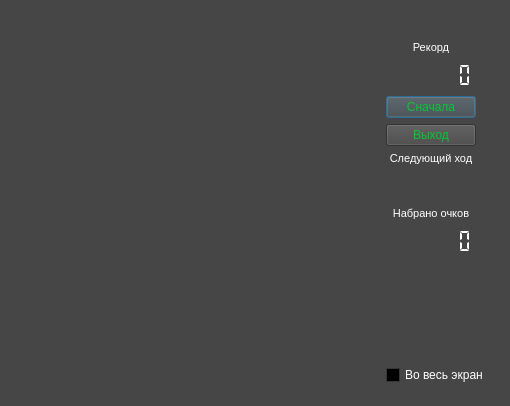
<?xml version="1.0" encoding="UTF-8"?>
<ui version="4.0">
 <class>Dialog</class>
 <widget class="QDialog" name="Dialog">
  <property name="geometry">
   <rect>
    <x>0</x>
    <y>0</y>
    <width>510</width>
    <height>406</height>
   </rect>
  </property>
  <property name="palette">
   <palette>
    <active>
     <colorrole role="WindowText">
      <brush brushstyle="SolidPattern">
       <color alpha="255">
        <red>255</red>
        <green>255</green>
        <blue>255</blue>
       </color>
      </brush>
     </colorrole>
     <colorrole role="Button">
      <brush brushstyle="SolidPattern">
       <color alpha="255">
        <red>70</red>
        <green>70</green>
        <blue>70</blue>
       </color>
      </brush>
     </colorrole>
     <colorrole role="Light">
      <brush brushstyle="SolidPattern">
       <color alpha="255">
        <red>105</red>
        <green>105</green>
        <blue>105</blue>
       </color>
      </brush>
     </colorrole>
     <colorrole role="Midlight">
      <brush brushstyle="SolidPattern">
       <color alpha="255">
        <red>87</red>
        <green>87</green>
        <blue>87</blue>
       </color>
      </brush>
     </colorrole>
     <colorrole role="Dark">
      <brush brushstyle="SolidPattern">
       <color alpha="255">
        <red>35</red>
        <green>35</green>
        <blue>35</blue>
       </color>
      </brush>
     </colorrole>
     <colorrole role="Mid">
      <brush brushstyle="SolidPattern">
       <color alpha="255">
        <red>46</red>
        <green>46</green>
        <blue>46</blue>
       </color>
      </brush>
     </colorrole>
     <colorrole role="Text">
      <brush brushstyle="SolidPattern">
       <color alpha="255">
        <red>255</red>
        <green>255</green>
        <blue>255</blue>
       </color>
      </brush>
     </colorrole>
     <colorrole role="BrightText">
      <brush brushstyle="SolidPattern">
       <color alpha="255">
        <red>255</red>
        <green>255</green>
        <blue>255</blue>
       </color>
      </brush>
     </colorrole>
     <colorrole role="ButtonText">
      <brush brushstyle="SolidPattern">
       <color alpha="255">
        <red>0</red>
        <green>202</green>
        <blue>50</blue>
       </color>
      </brush>
     </colorrole>
     <colorrole role="Base">
      <brush brushstyle="SolidPattern">
       <color alpha="255">
        <red>0</red>
        <green>0</green>
        <blue>0</blue>
       </color>
      </brush>
     </colorrole>
     <colorrole role="Window">
      <brush brushstyle="SolidPattern">
       <color alpha="255">
        <red>70</red>
        <green>70</green>
        <blue>70</blue>
       </color>
      </brush>
     </colorrole>
     <colorrole role="Shadow">
      <brush brushstyle="SolidPattern">
       <color alpha="255">
        <red>0</red>
        <green>0</green>
        <blue>0</blue>
       </color>
      </brush>
     </colorrole>
     <colorrole role="AlternateBase">
      <brush brushstyle="SolidPattern">
       <color alpha="255">
        <red>35</red>
        <green>35</green>
        <blue>35</blue>
       </color>
      </brush>
     </colorrole>
     <colorrole role="ToolTipBase">
      <brush brushstyle="SolidPattern">
       <color alpha="255">
        <red>255</red>
        <green>255</green>
        <blue>220</blue>
       </color>
      </brush>
     </colorrole>
     <colorrole role="ToolTipText">
      <brush brushstyle="SolidPattern">
       <color alpha="255">
        <red>0</red>
        <green>0</green>
        <blue>0</blue>
       </color>
      </brush>
     </colorrole>
    </active>
    <inactive>
     <colorrole role="WindowText">
      <brush brushstyle="SolidPattern">
       <color alpha="255">
        <red>255</red>
        <green>255</green>
        <blue>255</blue>
       </color>
      </brush>
     </colorrole>
     <colorrole role="Button">
      <brush brushstyle="SolidPattern">
       <color alpha="255">
        <red>70</red>
        <green>70</green>
        <blue>70</blue>
       </color>
      </brush>
     </colorrole>
     <colorrole role="Light">
      <brush brushstyle="SolidPattern">
       <color alpha="255">
        <red>105</red>
        <green>105</green>
        <blue>105</blue>
       </color>
      </brush>
     </colorrole>
     <colorrole role="Midlight">
      <brush brushstyle="SolidPattern">
       <color alpha="255">
        <red>87</red>
        <green>87</green>
        <blue>87</blue>
       </color>
      </brush>
     </colorrole>
     <colorrole role="Dark">
      <brush brushstyle="SolidPattern">
       <color alpha="255">
        <red>35</red>
        <green>35</green>
        <blue>35</blue>
       </color>
      </brush>
     </colorrole>
     <colorrole role="Mid">
      <brush brushstyle="SolidPattern">
       <color alpha="255">
        <red>46</red>
        <green>46</green>
        <blue>46</blue>
       </color>
      </brush>
     </colorrole>
     <colorrole role="Text">
      <brush brushstyle="SolidPattern">
       <color alpha="255">
        <red>255</red>
        <green>255</green>
        <blue>255</blue>
       </color>
      </brush>
     </colorrole>
     <colorrole role="BrightText">
      <brush brushstyle="SolidPattern">
       <color alpha="255">
        <red>255</red>
        <green>255</green>
        <blue>255</blue>
       </color>
      </brush>
     </colorrole>
     <colorrole role="ButtonText">
      <brush brushstyle="SolidPattern">
       <color alpha="255">
        <red>0</red>
        <green>202</green>
        <blue>50</blue>
       </color>
      </brush>
     </colorrole>
     <colorrole role="Base">
      <brush brushstyle="SolidPattern">
       <color alpha="255">
        <red>0</red>
        <green>0</green>
        <blue>0</blue>
       </color>
      </brush>
     </colorrole>
     <colorrole role="Window">
      <brush brushstyle="SolidPattern">
       <color alpha="255">
        <red>70</red>
        <green>70</green>
        <blue>70</blue>
       </color>
      </brush>
     </colorrole>
     <colorrole role="Shadow">
      <brush brushstyle="SolidPattern">
       <color alpha="255">
        <red>0</red>
        <green>0</green>
        <blue>0</blue>
       </color>
      </brush>
     </colorrole>
     <colorrole role="AlternateBase">
      <brush brushstyle="SolidPattern">
       <color alpha="255">
        <red>35</red>
        <green>35</green>
        <blue>35</blue>
       </color>
      </brush>
     </colorrole>
     <colorrole role="ToolTipBase">
      <brush brushstyle="SolidPattern">
       <color alpha="255">
        <red>255</red>
        <green>255</green>
        <blue>220</blue>
       </color>
      </brush>
     </colorrole>
     <colorrole role="ToolTipText">
      <brush brushstyle="SolidPattern">
       <color alpha="255">
        <red>0</red>
        <green>0</green>
        <blue>0</blue>
       </color>
      </brush>
     </colorrole>
    </inactive>
    <disabled>
     <colorrole role="WindowText">
      <brush brushstyle="SolidPattern">
       <color alpha="255">
        <red>35</red>
        <green>35</green>
        <blue>35</blue>
       </color>
      </brush>
     </colorrole>
     <colorrole role="Button">
      <brush brushstyle="SolidPattern">
       <color alpha="255">
        <red>70</red>
        <green>70</green>
        <blue>70</blue>
       </color>
      </brush>
     </colorrole>
     <colorrole role="Light">
      <brush brushstyle="SolidPattern">
       <color alpha="255">
        <red>105</red>
        <green>105</green>
        <blue>105</blue>
       </color>
      </brush>
     </colorrole>
     <colorrole role="Midlight">
      <brush brushstyle="SolidPattern">
       <color alpha="255">
        <red>87</red>
        <green>87</green>
        <blue>87</blue>
       </color>
      </brush>
     </colorrole>
     <colorrole role="Dark">
      <brush brushstyle="SolidPattern">
       <color alpha="255">
        <red>35</red>
        <green>35</green>
        <blue>35</blue>
       </color>
      </brush>
     </colorrole>
     <colorrole role="Mid">
      <brush brushstyle="SolidPattern">
       <color alpha="255">
        <red>46</red>
        <green>46</green>
        <blue>46</blue>
       </color>
      </brush>
     </colorrole>
     <colorrole role="Text">
      <brush brushstyle="SolidPattern">
       <color alpha="255">
        <red>35</red>
        <green>35</green>
        <blue>35</blue>
       </color>
      </brush>
     </colorrole>
     <colorrole role="BrightText">
      <brush brushstyle="SolidPattern">
       <color alpha="255">
        <red>255</red>
        <green>255</green>
        <blue>255</blue>
       </color>
      </brush>
     </colorrole>
     <colorrole role="ButtonText">
      <brush brushstyle="SolidPattern">
       <color alpha="255">
        <red>35</red>
        <green>35</green>
        <blue>35</blue>
       </color>
      </brush>
     </colorrole>
     <colorrole role="Base">
      <brush brushstyle="SolidPattern">
       <color alpha="255">
        <red>70</red>
        <green>70</green>
        <blue>70</blue>
       </color>
      </brush>
     </colorrole>
     <colorrole role="Window">
      <brush brushstyle="SolidPattern">
       <color alpha="255">
        <red>70</red>
        <green>70</green>
        <blue>70</blue>
       </color>
      </brush>
     </colorrole>
     <colorrole role="Shadow">
      <brush brushstyle="SolidPattern">
       <color alpha="255">
        <red>0</red>
        <green>0</green>
        <blue>0</blue>
       </color>
      </brush>
     </colorrole>
     <colorrole role="AlternateBase">
      <brush brushstyle="SolidPattern">
       <color alpha="255">
        <red>70</red>
        <green>70</green>
        <blue>70</blue>
       </color>
      </brush>
     </colorrole>
     <colorrole role="ToolTipBase">
      <brush brushstyle="SolidPattern">
       <color alpha="255">
        <red>255</red>
        <green>255</green>
        <blue>220</blue>
       </color>
      </brush>
     </colorrole>
     <colorrole role="ToolTipText">
      <brush brushstyle="SolidPattern">
       <color alpha="255">
        <red>0</red>
        <green>0</green>
        <blue>0</blue>
       </color>
      </brush>
     </colorrole>
    </disabled>
   </palette>
  </property>
  <property name="windowTitle">
   <string>Цветные линии</string>
  </property>
  <layout class="QHBoxLayout" name="horizontalLayout">
   <property name="spacing">
    <number>12</number>
   </property>
   <property name="margin">
    <number>12</number>
   </property>
   <item>
    <widget class="LinesView" name="linesView" native="true">
     <property name="sizePolicy">
      <sizepolicy hsizetype="Minimum" vsizetype="Minimum">
       <horstretch>0</horstretch>
       <verstretch>0</verstretch>
      </sizepolicy>
     </property>
    </widget>
   </item>
   <item>
    <layout class="QVBoxLayout" name="verticalLayout">
     <property name="margin">
      <number>9</number>
     </property>
     <item>
      <spacer name="verticalSpacer">
       <property name="orientation">
        <enum>Qt::Vertical</enum>
       </property>
       <property name="sizeType">
        <enum>QSizePolicy::Preferred</enum>
       </property>
       <property name="sizeHint" stdset="0">
        <size>
         <width>20</width>
         <height>20</height>
        </size>
       </property>
      </spacer>
     </item>
     <item>
      <widget class="QLabel" name="label_2">
       <property name="sizePolicy">
        <sizepolicy hsizetype="Maximum" vsizetype="Preferred">
         <horstretch>0</horstretch>
         <verstretch>0</verstretch>
        </sizepolicy>
       </property>
       <property name="minimumSize">
        <size>
         <width>90</width>
         <height>0</height>
        </size>
       </property>
       <property name="text">
        <string>&lt;!DOCTYPE HTML PUBLIC &quot;-//W3C//DTD HTML 4.0//EN&quot; &quot;http://www.w3.org/TR/REC-html40/strict.dtd&quot;&gt;
&lt;html&gt;&lt;head&gt;&lt;meta name=&quot;qrichtext&quot; content=&quot;1&quot; /&gt;&lt;style type=&quot;text/css&quot;&gt;
p, li { white-space: pre-wrap; }
&lt;/style&gt;&lt;/head&gt;&lt;body style=&quot; font-family:'MS Shell Dlg 2'; font-size:8.25pt; font-weight:400; font-style:normal;&quot;&gt;
&lt;p align=&quot;center&quot; style=&quot; margin-top:0px; margin-bottom:0px; margin-left:0px; margin-right:0px; -qt-block-indent:0; text-indent:0px;&quot;&gt;&lt;span style=&quot; font-size:8pt;&quot;&gt;Рекорд&lt;/span&gt;&lt;/p&gt;&lt;/body&gt;&lt;/html&gt;</string>
       </property>
      </widget>
     </item>
     <item>
      <widget class="QLCDNumber" name="lcdNumber2">
       <property name="sizePolicy">
        <sizepolicy hsizetype="Fixed" vsizetype="Minimum">
         <horstretch>0</horstretch>
         <verstretch>0</verstretch>
        </sizepolicy>
       </property>
       <property name="minimumSize">
        <size>
         <width>90</width>
         <height>30</height>
        </size>
       </property>
       <property name="palette">
        <palette>
         <active>
          <colorrole role="WindowText">
           <brush brushstyle="SolidPattern">
            <color alpha="255">
             <red>255</red>
             <green>255</green>
             <blue>255</blue>
            </color>
           </brush>
          </colorrole>
          <colorrole role="Button">
           <brush brushstyle="SolidPattern">
            <color alpha="255">
             <red>255</red>
             <green>255</green>
             <blue>255</blue>
            </color>
           </brush>
          </colorrole>
          <colorrole role="Light">
           <brush brushstyle="SolidPattern">
            <color alpha="255">
             <red>255</red>
             <green>255</green>
             <blue>255</blue>
            </color>
           </brush>
          </colorrole>
          <colorrole role="Midlight">
           <brush brushstyle="SolidPattern">
            <color alpha="255">
             <red>255</red>
             <green>255</green>
             <blue>255</blue>
            </color>
           </brush>
          </colorrole>
          <colorrole role="Dark">
           <brush brushstyle="SolidPattern">
            <color alpha="255">
             <red>127</red>
             <green>127</green>
             <blue>127</blue>
            </color>
           </brush>
          </colorrole>
          <colorrole role="Mid">
           <brush brushstyle="SolidPattern">
            <color alpha="255">
             <red>170</red>
             <green>170</green>
             <blue>170</blue>
            </color>
           </brush>
          </colorrole>
          <colorrole role="Text">
           <brush brushstyle="SolidPattern">
            <color alpha="255">
             <red>0</red>
             <green>0</green>
             <blue>0</blue>
            </color>
           </brush>
          </colorrole>
          <colorrole role="BrightText">
           <brush brushstyle="SolidPattern">
            <color alpha="255">
             <red>255</red>
             <green>255</green>
             <blue>255</blue>
            </color>
           </brush>
          </colorrole>
          <colorrole role="ButtonText">
           <brush brushstyle="SolidPattern">
            <color alpha="255">
             <red>0</red>
             <green>0</green>
             <blue>0</blue>
            </color>
           </brush>
          </colorrole>
          <colorrole role="Base">
           <brush brushstyle="SolidPattern">
            <color alpha="255">
             <red>255</red>
             <green>255</green>
             <blue>255</blue>
            </color>
           </brush>
          </colorrole>
          <colorrole role="Window">
           <brush brushstyle="SolidPattern">
            <color alpha="255">
             <red>255</red>
             <green>255</green>
             <blue>255</blue>
            </color>
           </brush>
          </colorrole>
          <colorrole role="Shadow">
           <brush brushstyle="SolidPattern">
            <color alpha="255">
             <red>0</red>
             <green>0</green>
             <blue>0</blue>
            </color>
           </brush>
          </colorrole>
          <colorrole role="AlternateBase">
           <brush brushstyle="SolidPattern">
            <color alpha="255">
             <red>255</red>
             <green>255</green>
             <blue>255</blue>
            </color>
           </brush>
          </colorrole>
          <colorrole role="ToolTipBase">
           <brush brushstyle="SolidPattern">
            <color alpha="255">
             <red>255</red>
             <green>255</green>
             <blue>220</blue>
            </color>
           </brush>
          </colorrole>
          <colorrole role="ToolTipText">
           <brush brushstyle="SolidPattern">
            <color alpha="255">
             <red>0</red>
             <green>0</green>
             <blue>0</blue>
            </color>
           </brush>
          </colorrole>
         </active>
         <inactive>
          <colorrole role="WindowText">
           <brush brushstyle="SolidPattern">
            <color alpha="255">
             <red>255</red>
             <green>255</green>
             <blue>255</blue>
            </color>
           </brush>
          </colorrole>
          <colorrole role="Button">
           <brush brushstyle="SolidPattern">
            <color alpha="255">
             <red>255</red>
             <green>255</green>
             <blue>255</blue>
            </color>
           </brush>
          </colorrole>
          <colorrole role="Light">
           <brush brushstyle="SolidPattern">
            <color alpha="255">
             <red>255</red>
             <green>255</green>
             <blue>255</blue>
            </color>
           </brush>
          </colorrole>
          <colorrole role="Midlight">
           <brush brushstyle="SolidPattern">
            <color alpha="255">
             <red>255</red>
             <green>255</green>
             <blue>255</blue>
            </color>
           </brush>
          </colorrole>
          <colorrole role="Dark">
           <brush brushstyle="SolidPattern">
            <color alpha="255">
             <red>127</red>
             <green>127</green>
             <blue>127</blue>
            </color>
           </brush>
          </colorrole>
          <colorrole role="Mid">
           <brush brushstyle="SolidPattern">
            <color alpha="255">
             <red>170</red>
             <green>170</green>
             <blue>170</blue>
            </color>
           </brush>
          </colorrole>
          <colorrole role="Text">
           <brush brushstyle="SolidPattern">
            <color alpha="255">
             <red>0</red>
             <green>0</green>
             <blue>0</blue>
            </color>
           </brush>
          </colorrole>
          <colorrole role="BrightText">
           <brush brushstyle="SolidPattern">
            <color alpha="255">
             <red>255</red>
             <green>255</green>
             <blue>255</blue>
            </color>
           </brush>
          </colorrole>
          <colorrole role="ButtonText">
           <brush brushstyle="SolidPattern">
            <color alpha="255">
             <red>0</red>
             <green>0</green>
             <blue>0</blue>
            </color>
           </brush>
          </colorrole>
          <colorrole role="Base">
           <brush brushstyle="SolidPattern">
            <color alpha="255">
             <red>255</red>
             <green>255</green>
             <blue>255</blue>
            </color>
           </brush>
          </colorrole>
          <colorrole role="Window">
           <brush brushstyle="SolidPattern">
            <color alpha="255">
             <red>255</red>
             <green>255</green>
             <blue>255</blue>
            </color>
           </brush>
          </colorrole>
          <colorrole role="Shadow">
           <brush brushstyle="SolidPattern">
            <color alpha="255">
             <red>0</red>
             <green>0</green>
             <blue>0</blue>
            </color>
           </brush>
          </colorrole>
          <colorrole role="AlternateBase">
           <brush brushstyle="SolidPattern">
            <color alpha="255">
             <red>255</red>
             <green>255</green>
             <blue>255</blue>
            </color>
           </brush>
          </colorrole>
          <colorrole role="ToolTipBase">
           <brush brushstyle="SolidPattern">
            <color alpha="255">
             <red>255</red>
             <green>255</green>
             <blue>220</blue>
            </color>
           </brush>
          </colorrole>
          <colorrole role="ToolTipText">
           <brush brushstyle="SolidPattern">
            <color alpha="255">
             <red>0</red>
             <green>0</green>
             <blue>0</blue>
            </color>
           </brush>
          </colorrole>
         </inactive>
         <disabled>
          <colorrole role="WindowText">
           <brush brushstyle="SolidPattern">
            <color alpha="255">
             <red>127</red>
             <green>127</green>
             <blue>127</blue>
            </color>
           </brush>
          </colorrole>
          <colorrole role="Button">
           <brush brushstyle="SolidPattern">
            <color alpha="255">
             <red>255</red>
             <green>255</green>
             <blue>255</blue>
            </color>
           </brush>
          </colorrole>
          <colorrole role="Light">
           <brush brushstyle="SolidPattern">
            <color alpha="255">
             <red>255</red>
             <green>255</green>
             <blue>255</blue>
            </color>
           </brush>
          </colorrole>
          <colorrole role="Midlight">
           <brush brushstyle="SolidPattern">
            <color alpha="255">
             <red>255</red>
             <green>255</green>
             <blue>255</blue>
            </color>
           </brush>
          </colorrole>
          <colorrole role="Dark">
           <brush brushstyle="SolidPattern">
            <color alpha="255">
             <red>127</red>
             <green>127</green>
             <blue>127</blue>
            </color>
           </brush>
          </colorrole>
          <colorrole role="Mid">
           <brush brushstyle="SolidPattern">
            <color alpha="255">
             <red>170</red>
             <green>170</green>
             <blue>170</blue>
            </color>
           </brush>
          </colorrole>
          <colorrole role="Text">
           <brush brushstyle="SolidPattern">
            <color alpha="255">
             <red>127</red>
             <green>127</green>
             <blue>127</blue>
            </color>
           </brush>
          </colorrole>
          <colorrole role="BrightText">
           <brush brushstyle="SolidPattern">
            <color alpha="255">
             <red>255</red>
             <green>255</green>
             <blue>255</blue>
            </color>
           </brush>
          </colorrole>
          <colorrole role="ButtonText">
           <brush brushstyle="SolidPattern">
            <color alpha="255">
             <red>127</red>
             <green>127</green>
             <blue>127</blue>
            </color>
           </brush>
          </colorrole>
          <colorrole role="Base">
           <brush brushstyle="SolidPattern">
            <color alpha="255">
             <red>255</red>
             <green>255</green>
             <blue>255</blue>
            </color>
           </brush>
          </colorrole>
          <colorrole role="Window">
           <brush brushstyle="SolidPattern">
            <color alpha="255">
             <red>255</red>
             <green>255</green>
             <blue>255</blue>
            </color>
           </brush>
          </colorrole>
          <colorrole role="Shadow">
           <brush brushstyle="SolidPattern">
            <color alpha="255">
             <red>0</red>
             <green>0</green>
             <blue>0</blue>
            </color>
           </brush>
          </colorrole>
          <colorrole role="AlternateBase">
           <brush brushstyle="SolidPattern">
            <color alpha="255">
             <red>255</red>
             <green>255</green>
             <blue>255</blue>
            </color>
           </brush>
          </colorrole>
          <colorrole role="ToolTipBase">
           <brush brushstyle="SolidPattern">
            <color alpha="255">
             <red>255</red>
             <green>255</green>
             <blue>220</blue>
            </color>
           </brush>
          </colorrole>
          <colorrole role="ToolTipText">
           <brush brushstyle="SolidPattern">
            <color alpha="255">
             <red>0</red>
             <green>0</green>
             <blue>0</blue>
            </color>
           </brush>
          </colorrole>
         </disabled>
        </palette>
       </property>
       <property name="frameShape">
        <enum>QFrame::NoFrame</enum>
       </property>
       <property name="frameShadow">
        <enum>QFrame::Plain</enum>
       </property>
       <property name="lineWidth">
        <number>1</number>
       </property>
       <property name="midLineWidth">
        <number>0</number>
       </property>
       <property name="smallDecimalPoint">
        <bool>true</bool>
       </property>
       <property name="numDigits">
        <number>6</number>
       </property>
       <property name="digitCount">
        <number>6</number>
       </property>
       <property name="segmentStyle">
        <enum>QLCDNumber::Flat</enum>
       </property>
      </widget>
     </item>
     <item>
      <widget class="QPushButton" name="pushButton">
       <property name="sizePolicy">
        <sizepolicy hsizetype="Fixed" vsizetype="Fixed">
         <horstretch>0</horstretch>
         <verstretch>0</verstretch>
        </sizepolicy>
       </property>
       <property name="minimumSize">
        <size>
         <width>90</width>
         <height>0</height>
        </size>
       </property>
       <property name="text">
        <string>Сначала</string>
       </property>
      </widget>
     </item>
     <item>
      <widget class="QPushButton" name="pushButton_2">
       <property name="sizePolicy">
        <sizepolicy hsizetype="Fixed" vsizetype="Fixed">
         <horstretch>0</horstretch>
         <verstretch>0</verstretch>
        </sizepolicy>
       </property>
       <property name="minimumSize">
        <size>
         <width>90</width>
         <height>0</height>
        </size>
       </property>
       <property name="text">
        <string>Выход</string>
       </property>
      </widget>
     </item>
     <item>
      <widget class="QLabel" name="label_3">
       <property name="sizePolicy">
        <sizepolicy hsizetype="Fixed" vsizetype="Preferred">
         <horstretch>0</horstretch>
         <verstretch>0</verstretch>
        </sizepolicy>
       </property>
       <property name="minimumSize">
        <size>
         <width>90</width>
         <height>0</height>
        </size>
       </property>
       <property name="text">
        <string>&lt;!DOCTYPE HTML PUBLIC &quot;-//W3C//DTD HTML 4.0//EN&quot; &quot;http://www.w3.org/TR/REC-html40/strict.dtd&quot;&gt;
&lt;html&gt;&lt;head&gt;&lt;meta name=&quot;qrichtext&quot; content=&quot;1&quot; /&gt;&lt;style type=&quot;text/css&quot;&gt;
p, li { white-space: pre-wrap; }
&lt;/style&gt;&lt;/head&gt;&lt;body style=&quot; font-family:'MS Shell Dlg 2'; font-size:8.25pt; font-weight:400; font-style:normal;&quot;&gt;
&lt;p align=&quot;center&quot; style=&quot; margin-top:0px; margin-bottom:0px; margin-left:0px; margin-right:0px; -qt-block-indent:0; text-indent:0px;&quot;&gt;&lt;span style=&quot; font-size:8pt;&quot;&gt;Следующий ход&lt;/span&gt;&lt;/p&gt;&lt;/body&gt;&lt;/html&gt;</string>
       </property>
      </widget>
     </item>
     <item>
      <widget class="NextBalls" name="nextBalls" native="true">
       <property name="sizePolicy">
        <sizepolicy hsizetype="Maximum" vsizetype="Maximum">
         <horstretch>0</horstretch>
         <verstretch>0</verstretch>
        </sizepolicy>
       </property>
       <property name="minimumSize">
        <size>
         <width>90</width>
         <height>30</height>
        </size>
       </property>
      </widget>
     </item>
     <item>
      <widget class="QLabel" name="label">
       <property name="sizePolicy">
        <sizepolicy hsizetype="Fixed" vsizetype="Preferred">
         <horstretch>0</horstretch>
         <verstretch>0</verstretch>
        </sizepolicy>
       </property>
       <property name="minimumSize">
        <size>
         <width>90</width>
         <height>0</height>
        </size>
       </property>
       <property name="text">
        <string>&lt;!DOCTYPE HTML PUBLIC &quot;-//W3C//DTD HTML 4.0//EN&quot; &quot;http://www.w3.org/TR/REC-html40/strict.dtd&quot;&gt;
&lt;html&gt;&lt;head&gt;&lt;meta name=&quot;qrichtext&quot; content=&quot;1&quot; /&gt;&lt;style type=&quot;text/css&quot;&gt;
p, li { white-space: pre-wrap; }
&lt;/style&gt;&lt;/head&gt;&lt;body style=&quot; font-family:'MS Shell Dlg 2'; font-size:8.25pt; font-weight:400; font-style:normal;&quot;&gt;
&lt;p align=&quot;center&quot; style=&quot; margin-top:0px; margin-bottom:0px; margin-left:0px; margin-right:0px; -qt-block-indent:0; text-indent:0px;&quot;&gt;&lt;span style=&quot; font-size:8pt;&quot;&gt;Набрано очков&lt;/span&gt;&lt;/p&gt;&lt;/body&gt;&lt;/html&gt;</string>
       </property>
      </widget>
     </item>
     <item>
      <widget class="QLCDNumber" name="lcdNumber">
       <property name="sizePolicy">
        <sizepolicy hsizetype="Fixed" vsizetype="Minimum">
         <horstretch>0</horstretch>
         <verstretch>0</verstretch>
        </sizepolicy>
       </property>
       <property name="minimumSize">
        <size>
         <width>90</width>
         <height>30</height>
        </size>
       </property>
       <property name="palette">
        <palette>
         <active>
          <colorrole role="WindowText">
           <brush brushstyle="SolidPattern">
            <color alpha="255">
             <red>255</red>
             <green>255</green>
             <blue>255</blue>
            </color>
           </brush>
          </colorrole>
          <colorrole role="Button">
           <brush brushstyle="SolidPattern">
            <color alpha="255">
             <red>255</red>
             <green>255</green>
             <blue>255</blue>
            </color>
           </brush>
          </colorrole>
          <colorrole role="Light">
           <brush brushstyle="SolidPattern">
            <color alpha="255">
             <red>255</red>
             <green>255</green>
             <blue>255</blue>
            </color>
           </brush>
          </colorrole>
          <colorrole role="Midlight">
           <brush brushstyle="SolidPattern">
            <color alpha="255">
             <red>255</red>
             <green>255</green>
             <blue>255</blue>
            </color>
           </brush>
          </colorrole>
          <colorrole role="Dark">
           <brush brushstyle="SolidPattern">
            <color alpha="255">
             <red>127</red>
             <green>127</green>
             <blue>127</blue>
            </color>
           </brush>
          </colorrole>
          <colorrole role="Mid">
           <brush brushstyle="SolidPattern">
            <color alpha="255">
             <red>170</red>
             <green>170</green>
             <blue>170</blue>
            </color>
           </brush>
          </colorrole>
          <colorrole role="Text">
           <brush brushstyle="SolidPattern">
            <color alpha="255">
             <red>0</red>
             <green>0</green>
             <blue>0</blue>
            </color>
           </brush>
          </colorrole>
          <colorrole role="BrightText">
           <brush brushstyle="SolidPattern">
            <color alpha="255">
             <red>255</red>
             <green>255</green>
             <blue>255</blue>
            </color>
           </brush>
          </colorrole>
          <colorrole role="ButtonText">
           <brush brushstyle="SolidPattern">
            <color alpha="255">
             <red>0</red>
             <green>0</green>
             <blue>0</blue>
            </color>
           </brush>
          </colorrole>
          <colorrole role="Base">
           <brush brushstyle="SolidPattern">
            <color alpha="255">
             <red>255</red>
             <green>255</green>
             <blue>255</blue>
            </color>
           </brush>
          </colorrole>
          <colorrole role="Window">
           <brush brushstyle="SolidPattern">
            <color alpha="255">
             <red>255</red>
             <green>255</green>
             <blue>255</blue>
            </color>
           </brush>
          </colorrole>
          <colorrole role="Shadow">
           <brush brushstyle="SolidPattern">
            <color alpha="255">
             <red>0</red>
             <green>0</green>
             <blue>0</blue>
            </color>
           </brush>
          </colorrole>
          <colorrole role="AlternateBase">
           <brush brushstyle="SolidPattern">
            <color alpha="255">
             <red>255</red>
             <green>255</green>
             <blue>255</blue>
            </color>
           </brush>
          </colorrole>
          <colorrole role="ToolTipBase">
           <brush brushstyle="SolidPattern">
            <color alpha="255">
             <red>255</red>
             <green>255</green>
             <blue>220</blue>
            </color>
           </brush>
          </colorrole>
          <colorrole role="ToolTipText">
           <brush brushstyle="SolidPattern">
            <color alpha="255">
             <red>0</red>
             <green>0</green>
             <blue>0</blue>
            </color>
           </brush>
          </colorrole>
         </active>
         <inactive>
          <colorrole role="WindowText">
           <brush brushstyle="SolidPattern">
            <color alpha="255">
             <red>255</red>
             <green>255</green>
             <blue>255</blue>
            </color>
           </brush>
          </colorrole>
          <colorrole role="Button">
           <brush brushstyle="SolidPattern">
            <color alpha="255">
             <red>255</red>
             <green>255</green>
             <blue>255</blue>
            </color>
           </brush>
          </colorrole>
          <colorrole role="Light">
           <brush brushstyle="SolidPattern">
            <color alpha="255">
             <red>255</red>
             <green>255</green>
             <blue>255</blue>
            </color>
           </brush>
          </colorrole>
          <colorrole role="Midlight">
           <brush brushstyle="SolidPattern">
            <color alpha="255">
             <red>255</red>
             <green>255</green>
             <blue>255</blue>
            </color>
           </brush>
          </colorrole>
          <colorrole role="Dark">
           <brush brushstyle="SolidPattern">
            <color alpha="255">
             <red>127</red>
             <green>127</green>
             <blue>127</blue>
            </color>
           </brush>
          </colorrole>
          <colorrole role="Mid">
           <brush brushstyle="SolidPattern">
            <color alpha="255">
             <red>170</red>
             <green>170</green>
             <blue>170</blue>
            </color>
           </brush>
          </colorrole>
          <colorrole role="Text">
           <brush brushstyle="SolidPattern">
            <color alpha="255">
             <red>0</red>
             <green>0</green>
             <blue>0</blue>
            </color>
           </brush>
          </colorrole>
          <colorrole role="BrightText">
           <brush brushstyle="SolidPattern">
            <color alpha="255">
             <red>255</red>
             <green>255</green>
             <blue>255</blue>
            </color>
           </brush>
          </colorrole>
          <colorrole role="ButtonText">
           <brush brushstyle="SolidPattern">
            <color alpha="255">
             <red>0</red>
             <green>0</green>
             <blue>0</blue>
            </color>
           </brush>
          </colorrole>
          <colorrole role="Base">
           <brush brushstyle="SolidPattern">
            <color alpha="255">
             <red>255</red>
             <green>255</green>
             <blue>255</blue>
            </color>
           </brush>
          </colorrole>
          <colorrole role="Window">
           <brush brushstyle="SolidPattern">
            <color alpha="255">
             <red>255</red>
             <green>255</green>
             <blue>255</blue>
            </color>
           </brush>
          </colorrole>
          <colorrole role="Shadow">
           <brush brushstyle="SolidPattern">
            <color alpha="255">
             <red>0</red>
             <green>0</green>
             <blue>0</blue>
            </color>
           </brush>
          </colorrole>
          <colorrole role="AlternateBase">
           <brush brushstyle="SolidPattern">
            <color alpha="255">
             <red>255</red>
             <green>255</green>
             <blue>255</blue>
            </color>
           </brush>
          </colorrole>
          <colorrole role="ToolTipBase">
           <brush brushstyle="SolidPattern">
            <color alpha="255">
             <red>255</red>
             <green>255</green>
             <blue>220</blue>
            </color>
           </brush>
          </colorrole>
          <colorrole role="ToolTipText">
           <brush brushstyle="SolidPattern">
            <color alpha="255">
             <red>0</red>
             <green>0</green>
             <blue>0</blue>
            </color>
           </brush>
          </colorrole>
         </inactive>
         <disabled>
          <colorrole role="WindowText">
           <brush brushstyle="SolidPattern">
            <color alpha="255">
             <red>127</red>
             <green>127</green>
             <blue>127</blue>
            </color>
           </brush>
          </colorrole>
          <colorrole role="Button">
           <brush brushstyle="SolidPattern">
            <color alpha="255">
             <red>255</red>
             <green>255</green>
             <blue>255</blue>
            </color>
           </brush>
          </colorrole>
          <colorrole role="Light">
           <brush brushstyle="SolidPattern">
            <color alpha="255">
             <red>255</red>
             <green>255</green>
             <blue>255</blue>
            </color>
           </brush>
          </colorrole>
          <colorrole role="Midlight">
           <brush brushstyle="SolidPattern">
            <color alpha="255">
             <red>255</red>
             <green>255</green>
             <blue>255</blue>
            </color>
           </brush>
          </colorrole>
          <colorrole role="Dark">
           <brush brushstyle="SolidPattern">
            <color alpha="255">
             <red>127</red>
             <green>127</green>
             <blue>127</blue>
            </color>
           </brush>
          </colorrole>
          <colorrole role="Mid">
           <brush brushstyle="SolidPattern">
            <color alpha="255">
             <red>170</red>
             <green>170</green>
             <blue>170</blue>
            </color>
           </brush>
          </colorrole>
          <colorrole role="Text">
           <brush brushstyle="SolidPattern">
            <color alpha="255">
             <red>127</red>
             <green>127</green>
             <blue>127</blue>
            </color>
           </brush>
          </colorrole>
          <colorrole role="BrightText">
           <brush brushstyle="SolidPattern">
            <color alpha="255">
             <red>255</red>
             <green>255</green>
             <blue>255</blue>
            </color>
           </brush>
          </colorrole>
          <colorrole role="ButtonText">
           <brush brushstyle="SolidPattern">
            <color alpha="255">
             <red>127</red>
             <green>127</green>
             <blue>127</blue>
            </color>
           </brush>
          </colorrole>
          <colorrole role="Base">
           <brush brushstyle="SolidPattern">
            <color alpha="255">
             <red>255</red>
             <green>255</green>
             <blue>255</blue>
            </color>
           </brush>
          </colorrole>
          <colorrole role="Window">
           <brush brushstyle="SolidPattern">
            <color alpha="255">
             <red>255</red>
             <green>255</green>
             <blue>255</blue>
            </color>
           </brush>
          </colorrole>
          <colorrole role="Shadow">
           <brush brushstyle="SolidPattern">
            <color alpha="255">
             <red>0</red>
             <green>0</green>
             <blue>0</blue>
            </color>
           </brush>
          </colorrole>
          <colorrole role="AlternateBase">
           <brush brushstyle="SolidPattern">
            <color alpha="255">
             <red>255</red>
             <green>255</green>
             <blue>255</blue>
            </color>
           </brush>
          </colorrole>
          <colorrole role="ToolTipBase">
           <brush brushstyle="SolidPattern">
            <color alpha="255">
             <red>255</red>
             <green>255</green>
             <blue>220</blue>
            </color>
           </brush>
          </colorrole>
          <colorrole role="ToolTipText">
           <brush brushstyle="SolidPattern">
            <color alpha="255">
             <red>0</red>
             <green>0</green>
             <blue>0</blue>
            </color>
           </brush>
          </colorrole>
         </disabled>
        </palette>
       </property>
       <property name="frameShape">
        <enum>QFrame::NoFrame</enum>
       </property>
       <property name="frameShadow">
        <enum>QFrame::Plain</enum>
       </property>
       <property name="lineWidth">
        <number>1</number>
       </property>
       <property name="midLineWidth">
        <number>0</number>
       </property>
       <property name="smallDecimalPoint">
        <bool>true</bool>
       </property>
       <property name="numDigits">
        <number>6</number>
       </property>
       <property name="digitCount">
        <number>6</number>
       </property>
       <property name="segmentStyle">
        <enum>QLCDNumber::Flat</enum>
       </property>
      </widget>
     </item>
     <item>
      <spacer name="verticalSpacer_3">
       <property name="orientation">
        <enum>Qt::Vertical</enum>
       </property>
       <property name="sizeType">
        <enum>QSizePolicy::Preferred</enum>
       </property>
       <property name="sizeHint" stdset="0">
        <size>
         <width>20</width>
         <height>20</height>
        </size>
       </property>
      </spacer>
     </item>
     <item>
      <spacer name="verticalSpacer_2">
       <property name="orientation">
        <enum>Qt::Vertical</enum>
       </property>
       <property name="sizeHint" stdset="0">
        <size>
         <width>20</width>
         <height>40</height>
        </size>
       </property>
      </spacer>
     </item>
     <item>
      <widget class="QCheckBox" name="checkBox">
       <property name="sizePolicy">
        <sizepolicy hsizetype="Maximum" vsizetype="Fixed">
         <horstretch>0</horstretch>
         <verstretch>0</verstretch>
        </sizepolicy>
       </property>
       <property name="text">
        <string>Во весь экран</string>
       </property>
       <property name="tristate">
        <bool>false</bool>
       </property>
      </widget>
     </item>
    </layout>
   </item>
  </layout>
 </widget>
 <layoutdefault spacing="6" margin="11"/>
 <customwidgets>
  <customwidget>
   <class>LinesView</class>
   <extends>QWidget</extends>
   <header>linesview.h</header>
   <container>1</container>
   <slots>
    <signal>scoreChanged(int)</signal>
    <signal>topScoreChanged(int)</signal>
    <signal>setNext(int,int)</signal>
    <slot>restart()</slot>
    <slot>save()</slot>
   </slots>
  </customwidget>
  <customwidget>
   <class>NextBalls</class>
   <extends>QWidget</extends>
   <header>nextballs.h</header>
   <container>1</container>
   <slots>
    <slot>setNext(int,int)</slot>
   </slots>
  </customwidget>
 </customwidgets>
 <resources/>
 <connections>
  <connection>
   <sender>linesView</sender>
   <signal>scoreChanged(int)</signal>
   <receiver>lcdNumber</receiver>
   <slot>display(int)</slot>
   <hints>
    <hint type="sourcelabel">
     <x>226</x>
     <y>254</y>
    </hint>
    <hint type="destinationlabel">
     <x>315</x>
     <y>224</y>
    </hint>
   </hints>
  </connection>
  <connection>
   <sender>pushButton</sender>
   <signal>clicked()</signal>
   <receiver>linesView</receiver>
   <slot>restart()</slot>
   <hints>
    <hint type="sourcelabel">
     <x>344</x>
     <y>69</y>
    </hint>
    <hint type="destinationlabel">
     <x>248</x>
     <y>203</y>
    </hint>
   </hints>
  </connection>
  <connection>
   <sender>linesView</sender>
   <signal>topScoreChanged(int)</signal>
   <receiver>lcdNumber2</receiver>
   <slot>display(int)</slot>
   <hints>
    <hint type="sourcelabel">
     <x>248</x>
     <y>346</y>
    </hint>
    <hint type="destinationlabel">
     <x>315</x>
     <y>285</y>
    </hint>
   </hints>
  </connection>
  <connection>
   <sender>linesView</sender>
   <signal>setNext(int,int)</signal>
   <receiver>nextBalls</receiver>
   <slot>setNext(int,int)</slot>
   <hints>
    <hint type="sourcelabel">
     <x>228</x>
     <y>163</y>
    </hint>
    <hint type="destinationlabel">
     <x>330</x>
     <y>163</y>
    </hint>
   </hints>
  </connection>
  <connection>
   <sender>Dialog</sender>
   <signal>finished(int)</signal>
   <receiver>linesView</receiver>
   <slot>save()</slot>
   <hints>
    <hint type="sourcelabel">
     <x>256</x>
     <y>383</y>
    </hint>
    <hint type="destinationlabel">
     <x>211</x>
     <y>363</y>
    </hint>
   </hints>
  </connection>
  <connection>
   <sender>pushButton_2</sender>
   <signal>clicked()</signal>
   <receiver>linesView</receiver>
   <slot>save()</slot>
   <hints>
    <hint type="sourcelabel">
     <x>311</x>
     <y>83</y>
    </hint>
    <hint type="destinationlabel">
     <x>212</x>
     <y>133</y>
    </hint>
   </hints>
  </connection>
 </connections>
</ui>
